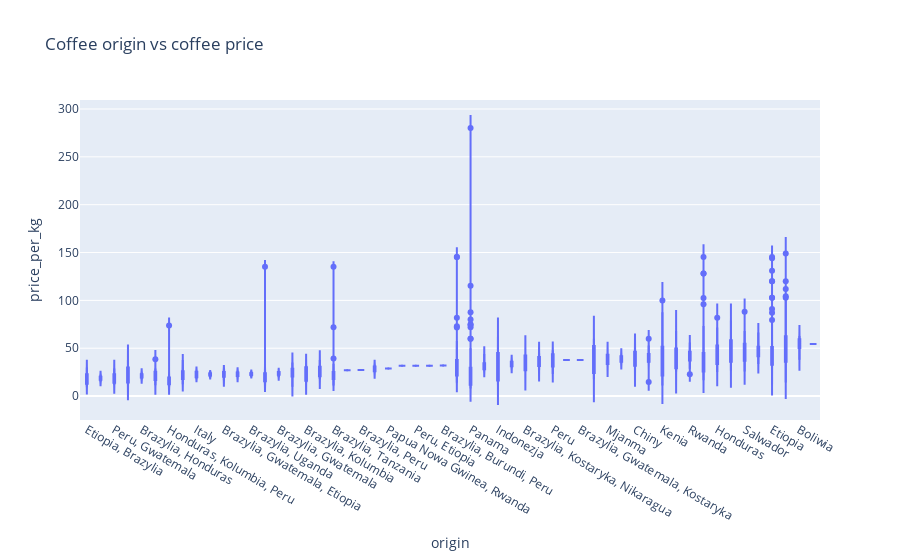

This figure's notebook cell:
### Code cell
origin_fig = px.violin(coffee_df, x='origin', y='price_per_kg', box=True, title="Coffee origin vs coffee price")
origin_fig.update_layout(xaxis_type="category", xaxis={'categoryorder':'mean ascending'})

### Figure 1 — Plotly figure (JSON) as saved in the notebook; plotly's stock layout.template omitted (floating-point values rounded to 4 significant figures; data arrays with more than 128 entries replaced by an {"elided": "..."} marker saying what was removed)
{"data": [{"alignmentgroup": "True", "box": {"visible": true}, "hovertemplate": "origin=%{x}<br>price_per_kg=%{y}<extra></extra>", "legendgroup": "", "marker": {"color": "#636efa"}, "name": "", "offsetgroup": "", "orientation": "v", "scalegroup": "True", "showlegend": false, "type": "violin", "x": {"elided": "863 str values"}, "x0": " ", "xaxis": "x", "y": {"elided": "863 float values"}, "y0": " ", "yaxis": "y"}], "layout": {"legend": {"tracegroupgap": 0}, "title": {"text": "Coffee origin vs coffee price"}, "violinmode": "group", "xaxis": {"anchor": "y", "categoryorder": "mean ascending", "domain": [0, 1], "title": {"text": "origin"}, "type": "category"}, "yaxis": {"anchor": "x", "domain": [0, 1], "title": {"text": "price_per_kg"}}}}
